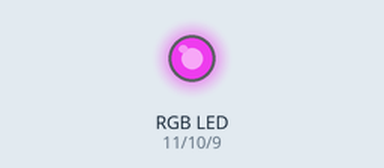
Bench run of a sketch on a simulated Arduino Uno, built with avr-gcc and run on an emulated ATmega328P. On the bench: an RGB LED mixed from three pins (HIGH = lit). Dim RGB values are drawn brighter than linear.

Above: at 0.05 s.
At 1.25 s:
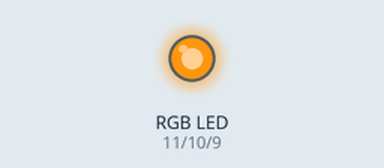
At 2.5 s:
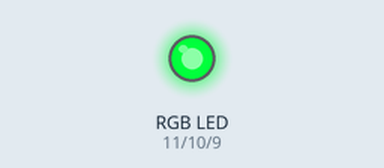
At 3.75 s:
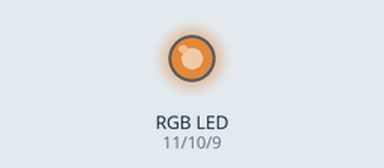
At 5.0 s:
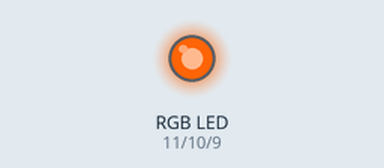
Timing chart, 0 to 6.5 s (numbered marks = the images above):
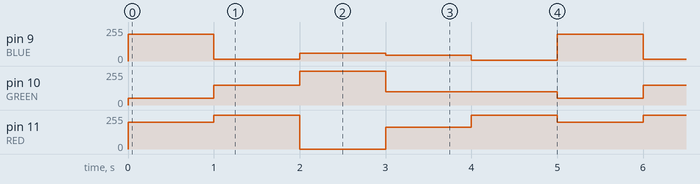

Measured:
- by itself, pin 9 (BLUE): repeats every 5.0 s: 15/255 1.0 s, 60/255 1.0 s, 42/255 1.0 s, 7/255 1.0 s, 200/255 1.0 s
- by itself, pin 10 (GREEN): repeats every 5.0 s: 150/255 1.0 s, 255/255 1.0 s, 100/255 2.0 s, 50/255 1.0 s
- by itself, pin 11 (RED): repeats every 5.0 s: 255/255 1.0 s, 0/255 1.0 s, 165/255 1.0 s, 255/255 1.0 s, 200/255 1.0 s

The sketch:

5_color_arduino_uno.ino
```cpp
//Saidas
#define BLUE 9
#define GREEN 10
#define RED 11

//Config
#define DELAY 1000

void setup() {
  pinMode(BLUE, OUTPUT);
  pinMode(GREEN, OUTPUT);
  pinMode(RED, OUTPUT);
}

void loop() {
  //Karina's Lilac
  analogWrite(RED, 200);
  analogWrite(GREEN, 50);
  analogWrite(BLUE, 200);
  delay(DELAY);

  //Marcos' Yellow
  analogWrite(RED, 255);
  analogWrite(GREEN, 150);
  analogWrite(BLUE, 15);
  delay(DELAY);

  //Group's Lime-blue
  analogWrite(RED, 0);
  analogWrite(GREEN, 255);
  analogWrite(BLUE, 60);
  delay(DELAY);

  //Someone's Brown????
  analogWrite(RED, 165);
  analogWrite(GREEN, 100);
  analogWrite(BLUE, 42);
  delay(DELAY);

  //God's Orange
  analogWrite(RED, 255);
  analogWrite(GREEN, 100);
  analogWrite(BLUE, 7);
  delay(DELAY);

}
```
